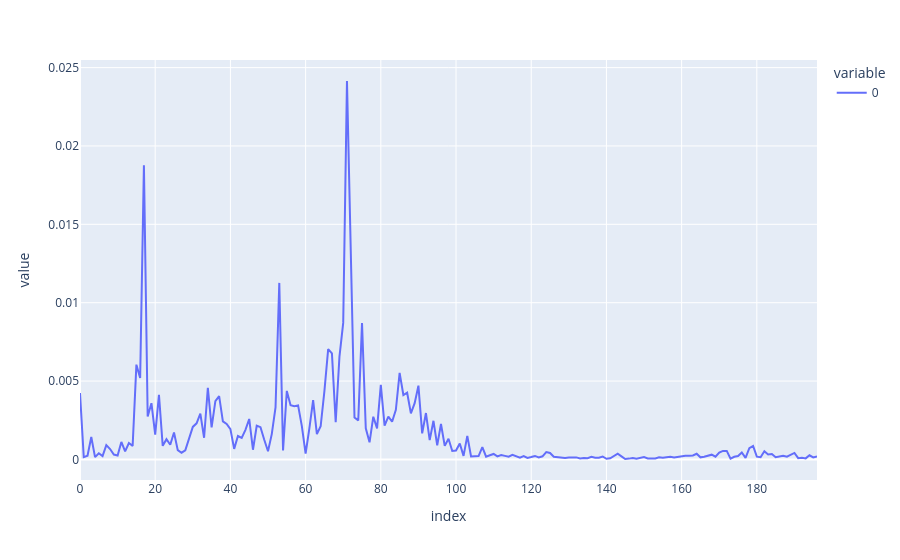

This figure's notebook cell:
### Code cell
# Tacho
cleaned_pulses = (df["tacho"] > 3) * 1  # clean (* 1 to ensure int, not boolean)
crossing_idxs = np.where(np.diff(cleaned_pulses) == 1)[0]
angle = np.arange(len(crossing_idxs)) * 360
interpolated_angle = np.interp(np.arange(len(df["tacho"])), crossing_idxs, angle)

# Signal OT
accx_OT_signal = order_track_signal(
    df["acc_x"],
    np.arange(len(df["acc_x"])) / sampling_rate,
    interpolated_angle,
    num_samples_per_revolution=num_samples_per_revolution,
)

# Cut ends (one full revolution on both sides)
accx_OT_signal = accx_OT_signal[
    1 * num_samples_per_revolution : -1 * num_samples_per_revolution
]

# TSA
accx_OT_TSA = signal_TSA(
    accx_OT_signal,
    num_samples_per_revolution,
    revolutions_per_TSA,
    TSA_step_size,
)

# FFT
accx_signal_OT_samples = np.abs(np.fft.rfft(accx_OT_TSA, norm="forward", axis=1))[
    :, : 11 * pinion_teeth
]

px.line(accx_signal_OT_samples[1][1:])

### Figure 1 — Plotly figure (JSON) as saved in the notebook; plotly's stock layout.template omitted (floating-point values rounded to 4 significant figures; data arrays with more than 128 entries replaced by an {"elided": "..."} marker saying what was removed)
{"data": [{"hovertemplate": "variable=0<br>index=%{x}<br>value=%{y}<extra></extra>", "legendgroup": "0", "line": {"color": "#636efa", "dash": "solid"}, "marker": {"symbol": "circle"}, "mode": "lines", "name": "0", "orientation": "v", "showlegend": true, "type": "scatter", "x": {"elided": "197 int values"}, "xaxis": "x", "y": {"elided": "197 float values"}, "yaxis": "y"}], "layout": {"legend": {"title": {"text": "variable"}, "tracegroupgap": 0}, "margin": {"t": 60}, "xaxis": {"anchor": "y", "domain": [0, 1], "title": {"text": "index"}}, "yaxis": {"anchor": "x", "domain": [0, 1], "title": {"text": "value"}}}}
